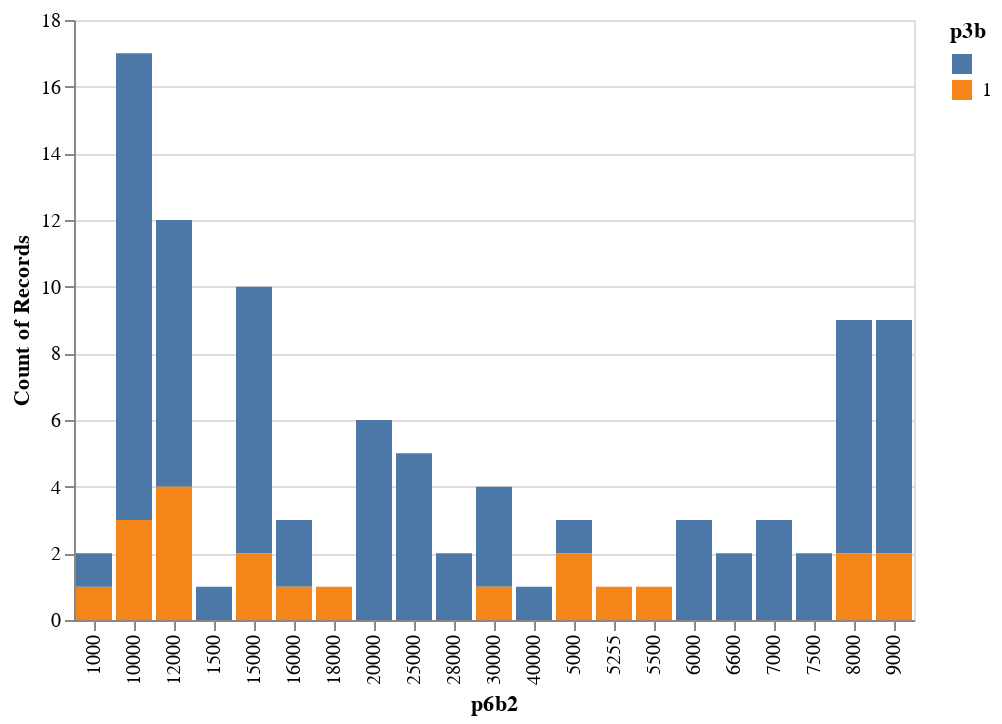

The notebook cell this image was saved under:
### Code cell
alt.Chart(enoe_salario).mark_bar().encode(
  x='p6b2',
  y='count()',
  color='p3b:N',

)

### Figure 1 — Vega-Lite specification as saved in the notebook (floating-point values rounded to 4 significant figures)
{"config": {"view": {"continuousWidth": 400, "continuousHeight": 300}}, "data": {"name": "data-39adefc897c4fa90c32f499dc8a67118"}, "mark": "bar", "encoding": {"color": {"field": "p3b", "type": "nominal"}, "x": {"field": "p6b2", "type": "nominal"}, "y": {"aggregate": "count", "type": "quantitative"}}, "$schema": "https://vega.github.io/schema/vega-lite/v4.17.0.json", "datasets": {"data-39adefc897c4fa90c32f499dc8a67118": [{"p1": 1, "p3a": "2", "p3b": "1", "p3l5": " ", "p6b1": "1", "p6b2": "1000"}, {"p1": 1, "p3a": "1", "p3b": " ", "p3l5": "5", "p6b1": "1", "p6b2": "1000"}, {"p1": 1, "p3a": "1", "p3b": " ", "p3l5": " ", "p6b1": "1", "p6b2": "10000"}, {"p1": 1, "p3a": "1", "p3b": " ", "p3l5": "5", "p6b1": "1", "p6b2": "10000"}, {"p1": 1, "p3a": "1", "p3b": " ", "p3l5": " ", "p6b1": "1", "p6b2": "10000"}, {"p1": 1, "p3a": "1", "p3b": " ", "p3l5": " ", "p6b1": "1", "p6b2": "10000"}, {"p1": 1, "p3a": "1", "p3b": " ", "p3l5": " ", "p6b1": "1", "p6b2": "10000"}, {"p1": 1, "p3a": "1", "p3b": " ", "p3l5": " ", "p6b1": "1", "p6b2": "10000"}, {"p1": 1, "p3a": "1", "p3b": " ", "p3l5": " ", "p6b1": "1", "p6b2": "10000"}, {"p1": 1, "p3a": "1", "p3b": " ", "p3l5": " ", "p6b1": "1", "p6b2": "10000"}, {"p1": 1, "p3a": "2", "p3b": "1", "p3l5": " ", "p6b1": "1", "p6b2": "10000"}, {"p1": 1, "p3a": "1", "p3b": " ", "p3l5": " ", "p6b1": "1", "p6b2": "10000"}, {"p1": 1, "p3a": "1", "p3b": " ", "p3l5": "5", "p6b1": "1", "p6b2": "10000"}, {"p1": 1, "p3a": "2", "p3b": "1", "p3l5": " ", "p6b1": "1", "p6b2": "10000"}, {"p1": 1, "p3a": "1", "p3b": " ", "p3l5": "5", "p6b1": "1", "p6b2": "10000"}, {"p1": 1, "p3a": "1", "p3b": " ", "p3l5": " ", "p6b1": "1", "p6b2": "10000"}, {"p1": 1, "p3a": "1", "p3b": " ", "p3l5": " ", "p6b1": "1", "p6b2": "10000"}, {"p1": 1, "p3a": "2", "p3b": "1", "p3l5": " ", "p6b1": "1", "p6b2": "10000"}, {"p1": 1, "p3a": "1", "p3b": " ", "p3l5": "5", "p6b1": "1", "p6b2": "10000"}, {"p1": 1, "p3a": "1", "p3b": " ", "p3l5": " ", "p6b1": "1", "p6b2": "12000"}, {"p1": 1, "p3a": "1", "p3b": " ", "p3l5": " ", "p6b1": "1", "p6b2": "12000"}, {"p1": 1, "p3a": "1", "p3b": " ", "p3l5": " ", "p6b1": "1", "p6b2": "12000"}, {"p1": 1, "p3a": "2", "p3b": "1", "p3l5": " ", "p6b1": "1", "p6b2": "12000"}, {"p1": 1, "p3a": "2", "p3b": "1", "p3l5": " ", "p6b1": "1", "p6b2": "12000"}, {"p1": 1, "p3a": "2", "p3b": "1", "p3l5": " ", "p6b1": "1", "p6b2": "12000"}, {"p1": 1, "p3a": "1", "p3b": " ", "p3l5": " ", "p6b1": "1", "p6b2": "12000"}, {"p1": 1, "p3a": "1", "p3b": " ", "p3l5": " ", "p6b1": "1", "p6b2": "12000"}, {"p1": 1, "p3a": "2", "p3b": "1", "p3l5": " ", "p6b1": "1", "p6b2": "12000"}, {"p1": 1, "p3a": "1", "p3b": " ", "p3l5": " ", "p6b1": "1", "p6b2": "12000"}, {"p1": 1, "p3a": "1", "p3b": " ", "p3l5": " ", "p6b1": "1", "p6b2": "12000"}, {"p1": 1, "p3a": "1", "p3b": " ", "p3l5": " ", "p6b1": "1", "p6b2": "12000"}, {"p1": 1, "p3a": "1", "p3b": " ", "p3l5": " ", "p6b1": "1", "p6b2": "1500"}, {"p1": 1, "p3a": "2", "p3b": "1", "p3l5": " ", "p6b1": "1", "p6b2": "15000"}, {"p1": 1, "p3a": "2", "p3b": "1", "p3l5": " ", "p6b1": "1", "p6b2": "15000"}, {"p1": 1, "p3a": "1", "p3b": " ", "p3l5": " ", "p6b1": "1", "p6b2": "15000"}, {"p1": 1, "p3a": "1", "p3b": " ", "p3l5": "5", "p6b1": "1", "p6b2": "15000"}, {"p1": 1, "p3a": "1", "p3b": " ", "p3l5": "5", "p6b1": "1", "p6b2": "15000"}, {"p1": 1, "p3a": "1", "p3b": " ", "p3l5": " ", "p6b1": "1", "p6b2": "15000"}, {"p1": 1, "p3a": "1", "p3b": " ", "p3l5": " ", "p6b1": "1", "p6b2": "15000"}, {"p1": 1, "p3a": "1", "p3b": " ", "p3l5": "5", "p6b1": "1", "p6b2": "15000"}, {"p1": 1, "p3a": "1", "p3b": " ", "p3l5": " ", "p6b1": "1", "p6b2": "15000"}, {"p1": 1, "p3a": "1", "p3b": " ", "p3l5": " ", "p6b1": "1", "p6b2": "15000"}, {"p1": 1, "p3a": "1", "p3b": " ", "p3l5": "5", "p6b1": "1", "p6b2": "16000"}, {"p1": 1, "p3a": "1", "p3b": " ", "p3l5": " ", "p6b1": "1", "p6b2": "16000"}, {"p1": 1, "p3a": "2", "p3b": "1", "p3l5": " ", "p6b1": "1", "p6b2": "16000"}, {"p1": 1, "p3a": "2", "p3b": "1", "p3l5": " ", "p6b1": "1", "p6b2": "18000"}, {"p1": 1, "p3a": "1", "p3b": " ", "p3l5": " ", "p6b1": "1", "p6b2": "20000"}, {"p1": 1, "p3a": "1", "p3b": " ", "p3l5": "5", "p6b1": "1", "p6b2": "20000"}, {"p1": 1, "p3a": "1", "p3b": " ", "p3l5": "5", "p6b1": "1", "p6b2": "20000"}, {"p1": 1, "p3a": "1", "p3b": " ", "p3l5": " ", "p6b1": "1", "p6b2": "20000"}, {"p1": 1, "p3a": "1", "p3b": " ", "p3l5": "5", "p6b1": "1", "p6b2": "20000"}, {"p1": 1, "p3a": "1", "p3b": " ", "p3l5": " ", "p6b1": "1", "p6b2": "20000"}, {"p1": 1, "p3a": "1", "p3b": " ", "p3l5": " ", "p6b1": "1", "p6b2": "25000"}, {"p1": 1, "p3a": "1", "p3b": " ", "p3l5": " ", "p6b1": "1", "p6b2": "25000"}, {"p1": 1, "p3a": "1", "p3b": " ", "p3l5": " ", "p6b1": "1", "p6b2": "25000"}, {"p1": 1, "p3a": "1", "p3b": " ", "p3l5": " ", "p6b1": "1", "p6b2": "25000"}, {"p1": 1, "p3a": "1", "p3b": " ", "p3l5": " ", "p6b1": "1", "p6b2": "25000"}, {"p1": 1, "p3a": "1", "p3b": " ", "p3l5": " ", "p6b1": "1", "p6b2": "28000"}, {"p1": 1, "p3a": "1", "p3b": " ", "p3l5": "5", "p6b1": "1", "p6b2": "28000"}, {"p1": 1, "p3a": "1", "p3b": " ", "p3l5": "5", "p6b1": "1", "p6b2": "30000"}, {"p1": 1, "p3a": "1", "p3b": " ", "p3l5": " ", "p6b1": "1", "p6b2": "30000"}, {"p1": 1, "p3a": "2", "p3b": "1", "p3l5": " ", "p6b1": "1", "p6b2": "30000"}, {"p1": 1, "p3a": "1", "p3b": " ", "p3l5": " ", "p6b1": "1", "p6b2": "30000"}, {"p1": 1, "p3a": "1", "p3b": " ", "p3l5": " ", "p6b1": "1", "p6b2": "40000"}, {"p1": 1, "p3a": "2", "p3b": "1", "p3l5": " ", "p6b1": "1", "p6b2": "5000"}, {"p1": 1, "p3a": "1", "p3b": " ", "p3l5": " ", "p6b1": "1", "p6b2": "5000"}, {"p1": 1, "p3a": "2", "p3b": "1", "p3l5": " ", "p6b1": "1", "p6b2": "5000"}, {"p1": 1, "p3a": "2", "p3b": "1", "p3l5": " ", "p6b1": "1", "p6b2": "5255"}, {"p1": 1, "p3a": "2", "p3b": "1", "p3l5": " ", "p6b1": "1", "p6b2": "5500"}, {"p1": 1, "p3a": "1", "p3b": " ", "p3l5": "5", "p6b1": "1", "p6b2": "6000"}, {"p1": 1, "p3a": "1", "p3b": " ", "p3l5": "5", "p6b1": "1", "p6b2": "6000"}, {"p1": 1, "p3a": "1", "p3b": " ", "p3l5": " ", "p6b1": "1", "p6b2": "6000"}, {"p1": 1, "p3a": "1", "p3b": " ", "p3l5": " ", "p6b1": "1", "p6b2": "6600"}, {"p1": 1, "p3a": "1", "p3b": " ", "p3l5": " ", "p6b1": "1", "p6b2": "6600"}, {"p1": 1, "p3a": "1", "p3b": " ", "p3l5": " ", "p6b1": "1", "p6b2": "7000"}, {"p1": 1, "p3a": "1", "p3b": " ", "p3l5": " ", "p6b1": "1", "p6b2": "7000"}, {"p1": 1, "p3a": "1", "p3b": " ", "p3l5": "5", "p6b1": "1", "p6b2": "7000"}, {"p1": 1, "p3a": "1", "p3b": " ", "p3l5": "5", "p6b1": "1", "p6b2": "7500"}, {"p1": 1, "p3a": "1", "p3b": " ", "p3l5": " ", "p6b1": "1", "p6b2": "7500"}, {"p1": 1, "p3a": "2", "p3b": "1", "p3l5": " ", "p6b1": "1", "p6b2": "8000"}, {"p1": 1, "p3a": "2", "p3b": "1", "p3l5": " ", "p6b1": "1", "p6b2": "8000"}, {"p1": 1, "p3a": "1", "p3b": " ", "p3l5": " ", "p6b1": "1", "p6b2": "8000"}, {"p1": 1, "p3a": "1", "p3b": " ", "p3l5": "5", "p6b1": "1", "p6b2": "8000"}, {"p1": 1, "p3a": "1", "p3b": " ", "p3l5": " ", "p6b1": "1", "p6b2": "8000"}, {"p1": 1, "p3a": "1", "p3b": " ", "p3l5": " ", "p6b1": "1", "p6b2": "8000"}, {"p1": 1, "p3a": "1", "p3b": " ", "p3l5": " ", "p6b1": "1", "p6b2": "8000"}, {"p1": 1, "p3a": "1", "p3b": " ", "p3l5": "5", "p6b1": "1", "p6b2": "8000"}, {"p1": 1, "p3a": "1", "p3b": " ", "p3l5": " ", "p6b1": "1", "p6b2": "8000"}, {"p1": 1, "p3a": "2", "p3b": "1", "p3l5": " ", "p6b1": "1", "p6b2": "9000"}, {"p1": 1, "p3a": "2", "p3b": "1", "p3l5": " ", "p6b1": "1", "p6b2": "9000"}, {"p1": 1, "p3a": "1", "p3b": " ", "p3l5": " ", "p6b1": "1", "p6b2": "9000"}, {"p1": 1, "p3a": "1", "p3b": " ", "p3l5": " ", "p6b1": "1", "p6b2": "9000"}, {"p1": 1, "p3a": "1", "p3b": " ", "p3l5": " ", "p6b1": "1", "p6b2": "9000"}, {"p1": 1, "p3a": "1", "p3b": " ", "p3l5": " ", "p6b1": "1", "p6b2": "9000"}, {"p1": 1, "p3a": "1", "p3b": " ", "p3l5": " ", "p6b1": "1", "p6b2": "9000"}, {"p1": 1, "p3a": "1", "p3b": " ", "p3l5": " ", "p6b1": "1", "p6b2": "9000"}, {"p1": 1, "p3a": "1", "p3b": " ", "p3l5": " ", "p6b1": "1", "p6b2": "9000"}]}}
